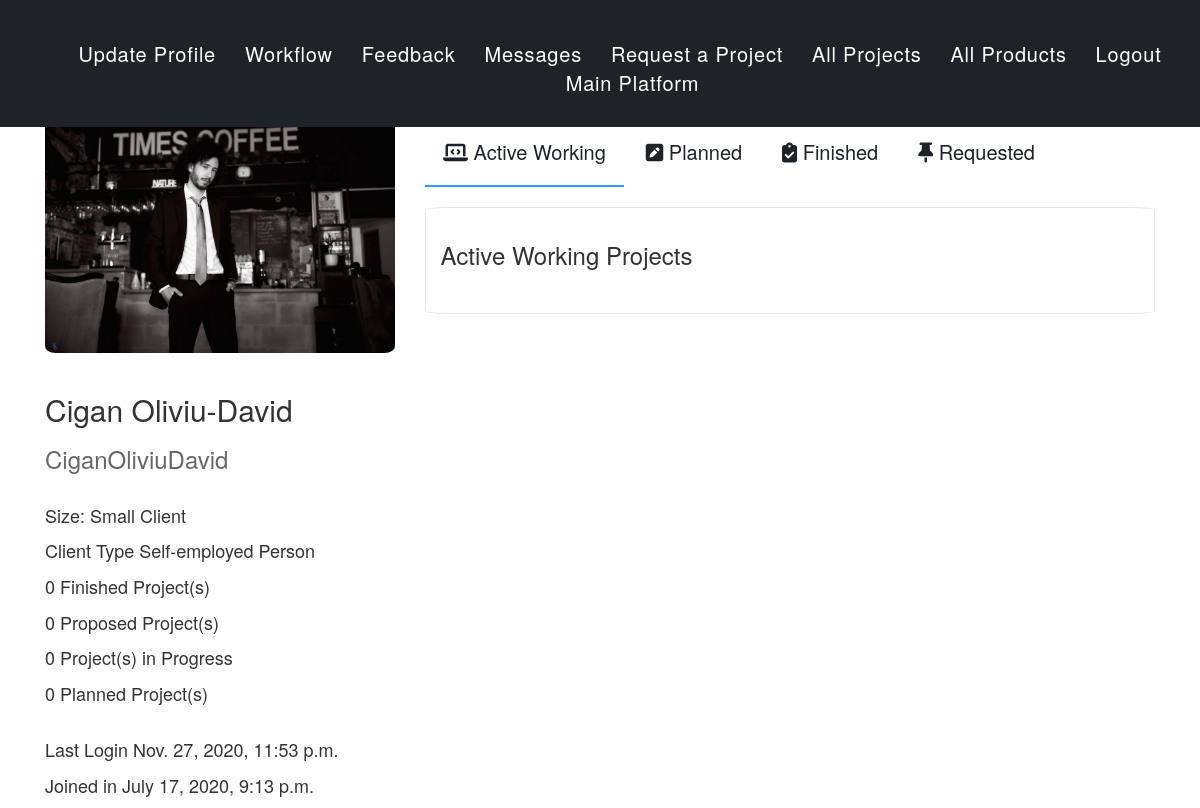
Page /client/active-working-projects/ (signed in) on the committed database.
### ClientsManagement/models.py (models this page shows, shortened)
class ClientsDetail(models.Model):
    user = models.ForeignKey(User, on_delete=models.CASCADE, name='user')
    size_of_client = models.CharField(max_length=100, choices=SIZE_OF_CLIENT, default="Small Client")
    type_of_client = models.CharField(max_length=100, choices=TYPE_OF_CLIENT, default="Self-employed Person")
    number_of_finished_projects = models.IntegerField(default=0)
    number_of_proposed_projects = models.IntegerField(default=0)
    number_of_projects_in_progress = models.IntegerField(default=0)
    number_of_planned_projects = models.IntegerField(default=0)
    profile_image = models.ImageField(upload_to='clients-profile-images/',
                                      default='/clients-profile-images/default.jpg')
    first_name = models.CharField(max_length=100, default="")
    last_name = models.CharField(max_length=100, default="")
    client_description = models.TextField(default="")
    email = models.EmailField(max_length=248, default="")
    phone_number = models.CharField(max_length=10, default="")
    website = models.URLField(max_length=200, default="")
    social_media_presence = models.URLField(max_length=200, default="")

### ClientsManagement/views.py (the view)
# urls.py: path('active-working-projects/', views.active_working_projects, name='active_working_projects'),
@login_required
def active_working_projects(request):
    template_name = 'views/projects/active_working_projects.html'
    client_details_query = ClientsDetail.objects.filter(user=request.user)
    active_working_projects_query = ActiveWorkingProject.objects.filter(user=request.user)
    args = {
        'client_details_query': client_details_query,
        'active_working_projects_query': active_working_projects_query,
    }
    return render(request, template_name, args)

### ClientsManagement/templates/views/projects/active_working_projects.html (shortened to what this page needs)
{% extends 'layouts/main_layout.html' %}
{% block head %}
    {% load static %}
    <link rel="stylesheet" type="text/css" href="{% static 'css/style_cms.css' %}">
    <link rel="stylesheet" type="text/css" href="{% static 'css/mobile_adjust_cms.css' %}">
{% endblock %}
{% block content %}
<div align="center">
    <nav>
        <div class="nav-container">
            <ul>
                <li><a href="{% url 'update_profile' %}">Update Profile</a></li>
                <li><a href="{% url 'index' %}">Workflow</a></li>
                <li><a href="{% url 'feedback_page' %}">Feedback</a></li>
                <li><a href="{% url 'client_messages' %}">Messages</a></li>
                <li><a href="{% url 'projects_request' %}">Request a Project</a></li>
                <li><a href="{% url 'projects_handler' %}">All Projects</a></li>
                <li><a href="{% url 'product_handler' %}">All Products</a></li>
                <li><a href="{% url 'logout' %}">Logout</a></li>
                <li><a href="/">Main Platform</a></li>
            </ul>
        </div>
    </nav>
</div>
<div>&nbsp;</div><div>&nbsp;</div><div>&nbsp;</div>
<div class="container" id="content">
        <div class="col-lg-4">
            <div class="profile">
            {% for client in client_details_query %}
                <img src="{{ client.profile_image.url }}" />
            {% endfor %}
            <div>&nbsp;</div>
            {% for client in client_details_query %}
                <h2>{{ client.last_name }} {{ client.first_name }}</h2>
            {% endfor %}
            <h3>{{ user.username }}</h3>
            <div>&nbsp;</div>
            {% for client in client_details_query %}
                <p>Size: {{ client.size_of_client }}</p>
                <p>Client Type {{ client.type_of_client }}</p>
                <p>{{ client.number_of_finished_projects }} Finished Project(s)</p>
                <p>{{ client.number_of_proposed_projects }} Proposed Project(s)</p>
                <p>{{ client.number_of_projects_in_progress }} Project(s) in Progress</p>
                <p>{{ client.number_of_planned_projects }} Planned Project(s)</p>
            {% endfor %}
            <div>&nbsp;</div>
            <p>Last Login {{ user.last_login }}</p>
            <p>Joined in {{ user.date_joined }}</p>
            </div>
        </div>
        <div class="col-lg-8" align="left">
            <div class="scrollmenu">
                <a class="active-scroll-menu" href="{% url 'active_working_projects' %}"><i class="fas fa-laptop-code"></i> Active Working</a>
                <a href={% url 'planned_projects' %}><i class="fas fa-pen-square"></i> Planned</a>
                <a href="{% url 'finished_projects' %}"><i class="fas fa-clipboard-check"></i> Finished</a>
                <a href={% url 'requested_projects' %}><i class="fas fa-thumbtack"></i> Requested</a>
            </div>
            <div>&nbsp;</div>
            <div class="GeneralPresentationProjects">
                <h3>Active Working Projects</h3>
                <div>&nbsp;</div>
            </div>
        <div>&nbsp;</div>
        </div>
    </div>
{% endblock %}

### ClientsManagement/static/css/style_cms.css (style rules this page uses)
#content { margin-top: 5%; }
p { font-size: 18px; }
.profile img { width: 100%; border-radius: 3%; }
.profile h3 { color: #686868; }
.GeneralPresentationProjects { border: 1px solid #e6e6e6; border-radius: 3%; padding: 2%; }
nav { padding: 20px; background: #1f2227; position: fixed; width: 100%; z-index: 1000; }
nav ul li { display: inline-block; }
nav ul li:not(:first-child) { margin-left: 25px; }
nav ul li a { display: inline-block; outline: none; color: #ffffff; font-size: 20px; text-decoration: none; letter-spacing: 0.04em; transition: all 500ms ease; }
div .scrollmenu { overflow: auto; white-space: nowrap; }
div .scrollmenu a { display: inline-block; text-align: center; color: #1f2227; padding: 18px; text-decoration: none; transition: all 500ms ease; font-size: 20px; border-bottom: 2px solid #ffffff; }
div .scrollmenu .active-scroll-menu { border-bottom: 2px solid #3399ff; }

### rows in the picture
ClientsDetail: profile_image (picture), last_name "Cigan", first_name "Oliviu-David", size_of_client "Small Client", type_of_client "Self-employed Person", number_of_finished_projects "0", number_of_proposed_projects "0", number_of_projects_in_progress "0", number_of_planned_projects "0"

### other values in the picture
{{ user.username }} "CiganOliviuDavid"
{{ user.last_login }} "Nov. 27, 2020, 11:53 p.m."
{{ user.date_joined }} "July 17, 2020, 9:13 p.m."
